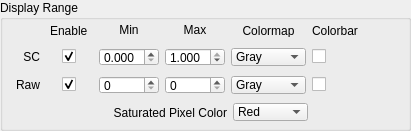
       <widget class="QGroupBox" name="DisplayRangeGroup">
        <property name="geometry">
         <rect>
          <x>0</x>
          <y>0</y>
          <width>411</width>
          <height>131</height>
         </rect>
        </property>
        <property name="title">
         <string>Display Range</string>
        </property>
        <widget class="QWidget" name="layoutWidget_2">
         <property name="geometry">
          <rect>
           <x>10</x>
           <y>20</y>
           <width>349</width>
           <height>81</height>
          </rect>
         </property>
         <layout class="QGridLayout" name="DisplayRangeGrid">
          <item row="2" column="4">
           <widget class="QComboBox" name="raw_colormap_combo">
            <property name="sizePolicy">
             <sizepolicy hsizetype="Fixed" vsizetype="Fixed">
              <horstretch>0</horstretch>
              <verstretch>0</verstretch>
             </sizepolicy>
            </property>
            <property name="minimumSize">
             <size>
              <width>75</width>
              <height>18</height>
             </size>
            </property>
            <property name="maximumSize">
             <size>
              <width>75</width>
              <height>18</height>
             </size>
            </property>
            <item>
             <property name="text">
              <string>Gray</string>
             </property>
            </item>
            <item>
             <property name="text">
              <string>Jet</string>
             </property>
            </item>
            <item>
             <property name="text">
              <string>Reverse Jet</string>
             </property>
            </item>
            <item>
             <property name="text">
              <string>Hot</string>
             </property>
            </item>
            <item>
             <property name="text">
              <string>Cool</string>
             </property>
            </item>
            <item>
             <property name="text">
              <string>Autumn</string>
             </property>
            </item>
            <item>
             <property name="text">
              <string>pmkmp</string>
             </property>
            </item>
            <item>
             <property name="text">
              <string>Greens</string>
             </property>
            </item>
           </widget>
          </item>
          <item row="2" column="3">
           <widget class="QSpinBox" name="raw_max_spin">
            <property name="minimumSize">
             <size>
              <width>60</width>
              <height>18</height>
             </size>
            </property>
            <property name="maximumSize">
             <size>
              <width>60</width>
              <height>18</height>
             </size>
            </property>
            <property name="maximum">
             <number>255</number>
            </property>
           </widget>
          </item>
          <item row="0" column="2">
           <widget class="QLabel" name="minDisplayLabel">
            <property name="sizePolicy">
             <sizepolicy hsizetype="Fixed" vsizetype="Fixed">
              <horstretch>0</horstretch>
              <verstretch>0</verstretch>
             </sizepolicy>
            </property>
            <property name="minimumSize">
             <size>
              <width>60</width>
              <height>13</height>
             </size>
            </property>
            <property name="maximumSize">
             <size>
              <width>60</width>
              <height>13</height>
             </size>
            </property>
            <property name="text">
             <string>Min</string>
            </property>
            <property name="alignment">
             <set>Qt::AlignBottom|Qt::AlignHCenter</set>
            </property>
           </widget>
          </item>
          <item row="2" column="2">
           <widget class="QSpinBox" name="raw_min_spin">
            <property name="sizePolicy">
             <sizepolicy hsizetype="Fixed" vsizetype="Fixed">
              <horstretch>0</horstretch>
              <verstretch>0</verstretch>
             </sizepolicy>
            </property>
            <property name="minimumSize">
             <size>
              <width>60</width>
              <height>18</height>
             </size>
            </property>
            <property name="maximumSize">
             <size>
              <width>60</width>
              <height>18</height>
             </size>
            </property>
            <property name="maximum">
             <number>255</number>
            </property>
           </widget>
          </item>
          <item row="0" column="1" alignment="Qt::AlignHCenter">
           <widget class="QLabel" name="label_15">
            <property name="text">
             <string>Enable</string>
            </property>
           </widget>
          </item>
          <item row="1" column="1" alignment="Qt::AlignHCenter">
           <widget class="QCheckBox" name="show_SC_check">
            <property name="sizePolicy">
             <sizepolicy hsizetype="Maximum" vsizetype="Fixed">
              <horstretch>0</horstretch>
              <verstretch>0</verstretch>
             </sizepolicy>
            </property>
            <property name="text">
             <string/>
            </property>
            <property name="checked">
             <bool>true</bool>
            </property>
           </widget>
          </item>
          <item row="2" column="1" alignment="Qt::AlignHCenter">
           <widget class="QCheckBox" name="show_raw_check">
            <property name="sizePolicy">
             <sizepolicy hsizetype="Maximum" vsizetype="Fixed">
              <horstretch>0</horstretch>
              <verstretch>0</verstretch>
             </sizepolicy>
            </property>
            <property name="text">
             <string/>
            </property>
            <property name="checked">
             <bool>true</bool>
            </property>
           </widget>
          </item>
          <item row="1" column="4">
           <widget class="QComboBox" name="sc_colormap_combo">
            <property name="sizePolicy">
             <sizepolicy hsizetype="Fixed" vsizetype="Fixed">
              <horstretch>0</horstretch>
              <verstretch>0</verstretch>
             </sizepolicy>
            </property>
            <property name="minimumSize">
             <size>
              <width>75</width>
              <height>18</height>
             </size>
            </property>
            <property name="maximumSize">
             <size>
              <width>75</width>
              <height>18</height>
             </size>
            </property>
            <property name="currentIndex">
             <number>0</number>
            </property>
            <item>
             <property name="text">
              <string>Gray</string>
             </property>
            </item>
            <item>
             <property name="text">
              <string>Jet</string>
             </property>
            </item>
            <item>
             <property name="text">
              <string>Reverse Jet</string>
             </property>
            </item>
            <item>
             <property name="text">
              <string>Hot</string>
             </property>
            </item>
            <item>
             <property name="text">
              <string>Cool</string>
             </property>
            </item>
            <item>
             <property name="text">
              <string>Autumn</string>
             </property>
            </item>
            <item>
             <property name="text">
              <string>pmkmp</string>
             </property>
            </item>
            <item>
             <property name="text">
              <string>Greens</string>
             </property>
            </item>
            <item>
             <property name="text">
              <string>Reverse Gray</string>
             </property>
            </item>
           </widget>
          </item>
          <item row="1" column="3">
           <widget class="QDoubleSpinBox" name="scmax_spin">
            <property name="sizePolicy">
             <sizepolicy hsizetype="Fixed" vsizetype="Fixed">
              <horstretch>0</horstretch>
              <verstretch>0</verstretch>
             </sizepolicy>
            </property>
            <property name="minimumSize">
             <size>
              <width>60</width>
              <height>18</height>
             </size>
            </property>
            <property name="maximumSize">
             <size>
              <width>60</width>
              <height>18</height>
             </size>
            </property>
            <property name="decimals">
             <number>3</number>
            </property>
            <property name="maximum">
             <double>1.000000000000000</double>
            </property>
            <property name="singleStep">
             <double>0.050000000000000</double>
            </property>
            <property name="value">
             <double>1.000000000000000</double>
            </property>
           </widget>
          </item>
          <item row="1" column="2">
           <widget class="QDoubleSpinBox" name="scmin_spin">
            <property name="sizePolicy">
             <sizepolicy hsizetype="Fixed" vsizetype="Fixed">
              <horstretch>0</horstretch>
              <verstretch>0</verstretch>
             </sizepolicy>
            </property>
            <property name="minimumSize">
             <size>
              <width>60</width>
              <height>18</height>
             </size>
            </property>
            <property name="maximumSize">
             <size>
              <width>60</width>
              <height>18</height>
             </size>
            </property>
            <property name="decimals">
             <number>3</number>
            </property>
            <property name="maximum">
             <double>1.000000000000000</double>
            </property>
            <property name="singleStep">
             <double>0.050000000000000</double>
            </property>
           </widget>
          </item>
          <item row="0" column="4">
           <widget class="QLabel" name="colormapLabel">
            <property name="sizePolicy">
             <sizepolicy hsizetype="Fixed" vsizetype="Fixed">
              <horstretch>0</horstretch>
              <verstretch>0</verstretch>
             </sizepolicy>
            </property>
            <property name="minimumSize">
             <size>
              <width>75</width>
              <height>13</height>
             </size>
            </property>
            <property name="maximumSize">
             <size>
              <width>75</width>
              <height>13</height>
             </size>
            </property>
            <property name="text">
             <string>Colormap</string>
            </property>
            <property name="alignment">
             <set>Qt::AlignCenter</set>
            </property>
           </widget>
          </item>
          <item row="2" column="0">
           <widget class="QLabel" name="rawDisplayLabel">
            <property name="sizePolicy">
             <sizepolicy hsizetype="Fixed" vsizetype="Fixed">
              <horstretch>0</horstretch>
              <verstretch>0</verstretch>
             </sizepolicy>
            </property>
            <property name="minimumSize">
             <size>
              <width>30</width>
              <height>18</height>
             </size>
            </property>
            <property name="maximumSize">
             <size>
              <width>30</width>
              <height>18</height>
             </size>
            </property>
            <property name="text">
             <string>Raw</string>
            </property>
            <property name="alignment">
             <set>Qt::AlignRight|Qt::AlignTrailing|Qt::AlignVCenter</set>
            </property>
           </widget>
          </item>
          <item row="0" column="5">
           <widget class="QLabel" name="label_14">
            <property name="text">
             <string>Colorbar</string>
            </property>
           </widget>
          </item>
          <item row="2" column="5">
           <widget class="QCheckBox" name="rawColorbar_checkBox">
            <property name="toolTip">
             <string>show colorbar</string>
            </property>
            <property name="text">
             <string/>
            </property>
           </widget>
          </item>
          <item row="0" column="3">
           <widget class="QLabel" name="maxDisplayLabel">
            <property name="sizePolicy">
             <sizepolicy hsizetype="Fixed" vsizetype="Fixed">
              <horstretch>0</horstretch>
              <verstretch>0</verstretch>
             </sizepolicy>
            </property>
            <property name="minimumSize">
             <size>
              <width>60</width>
              <height>13</height>
             </size>
            </property>
            <property name="maximumSize">
             <size>
              <width>60</width>
              <height>13</height>
             </size>
            </property>
            <property name="text">
             <string>Max</string>
            </property>
            <property name="alignment">
             <set>Qt::AlignBottom|Qt::AlignHCenter</set>
            </property>
           </widget>
          </item>
          <item row="1" column="5">
           <widget class="QCheckBox" name="scColorbar_checkBox">
            <property name="toolTip">
             <string>show colorbar</string>
            </property>
            <property name="text">
             <string/>
            </property>
           </widget>
          </item>
          <item row="1" column="0">
           <widget class="QLabel" name="scDisplayLabel">
            <property name="sizePolicy">
             <sizepolicy hsizetype="Fixed" vsizetype="Fixed">
              <horstretch>0</horstretch>
              <verstretch>0</verstretch>
             </sizepolicy>
            </property>
            <property name="minimumSize">
             <size>
              <width>30</width>
              <height>18</height>
             </size>
            </property>
            <property name="maximumSize">
             <size>
              <width>30</width>
              <height>18</height>
             </size>
            </property>
            <property name="text">
             <string>SC</string>
            </property>
            <property name="alignment">
             <set>Qt::AlignRight|Qt::AlignTrailing|Qt::AlignVCenter</set>
            </property>
           </widget>
          </item>
         </layout>
         <zorder>minDisplayLabel</zorder>
         <zorder>scmin_spin</zorder>
         <zorder>scmax_spin</zorder>
         <zorder>maxDisplayLabel</zorder>
         <zorder>raw_min_spin</zorder>
         <zorder>raw_max_spin</zorder>
         <zorder>colormapLabel</zorder>
         <zorder>sc_colormap_combo</zorder>
         <zorder>raw_colormap_combo</zorder>
         <zorder>show_SC_check</zorder>
         <zorder>show_raw_check</zorder>
         <zorder>label_14</zorder>
         <zorder>scColorbar_checkBox</zorder>
         <zorder>rawColorbar_checkBox</zorder>
         <zorder>scDisplayLabel</zorder>
         <zorder>rawDisplayLabel</zorder>
         <zorder>label_15</zorder>
        </widget>
        <widget class="QWidget" name="horizontalLayoutWidget_2">
         <property name="geometry">
          <rect>
           <x>10</x>
           <y>100</y>
           <width>301</width>
           <height>25</height>
          </rect>
         </property>
         <layout class="QHBoxLayout" name="DisplayRangeExtra">
          <property name="topMargin">
           <number>0</number>
          </property>
          <property name="rightMargin">
           <number>3</number>
          </property>
          <item>
           <widget class="QLabel" name="satPixelColorLabel">
            <property name="text">
             <string>Saturated Pixel Color</string>
            </property>
            <property name="alignment">
             <set>Qt::AlignRight|Qt::AlignTrailing|Qt::AlignVCenter</set>
            </property>
           </widget>
          </item>
          <item>
           <widget class="QComboBox" name="SatPixelColor_comboBox">
            <property name="sizePolicy">
             <sizepolicy hsizetype="Fixed" vsizetype="Fixed">
              <horstretch>0</horstretch>
              <verstretch>0</verstretch>
             </sizepolicy>
            </property>
            <property name="minimumSize">
             <size>
              <width>75</width>
              <height>18</height>
             </size>
            </property>
            <property name="maximumSize">
             <size>
              <width>75</width>
              <height>18</height>
             </size>
            </property>
            <item>
             <property name="text">
              <string>Red</string>
             </property>
            </item>
            <item>
             <property name="text">
              <string>Green</string>
             </property>
            </item>
            <item>
             <property name="text">
              <string>Blue</string>
             </property>
            </item>
            <item>
             <property name="text">
              <string>Yellow</string>
             </property>
            </item>
           </widget>
          </item>
         </layout>
        </widget>
       </widget>
